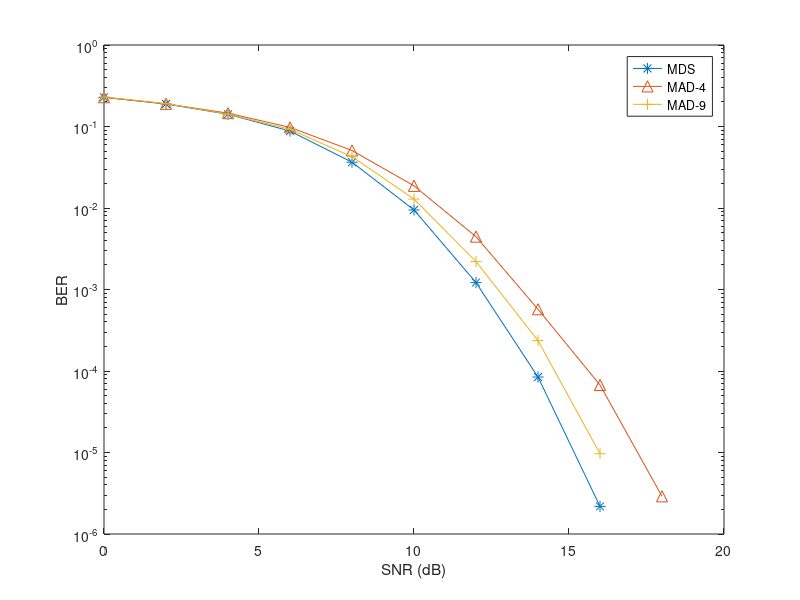
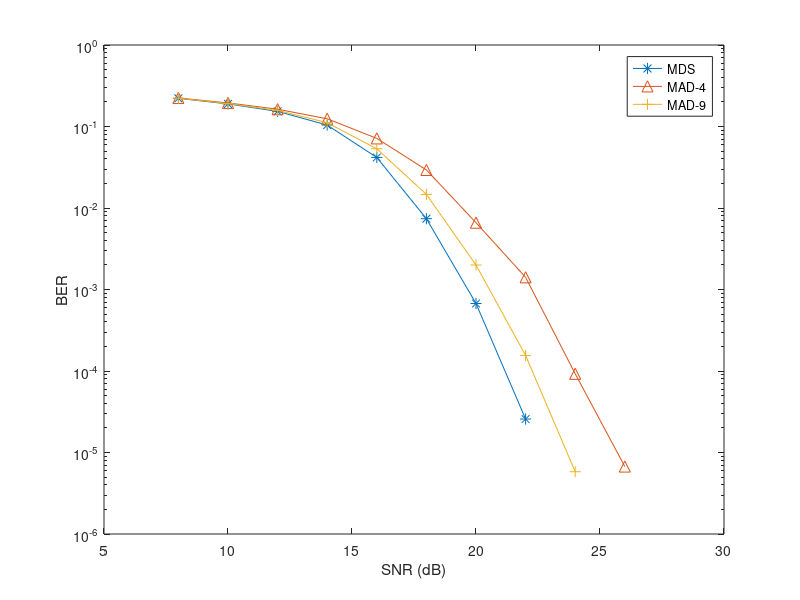
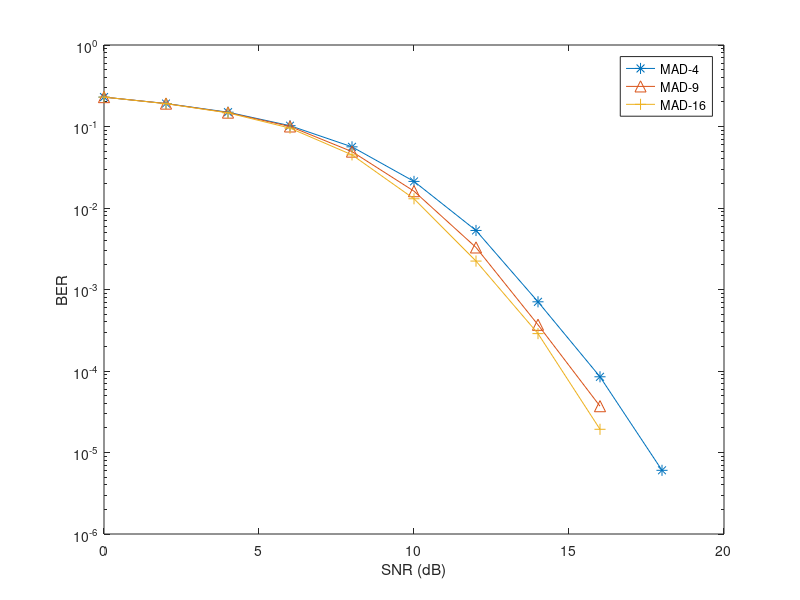
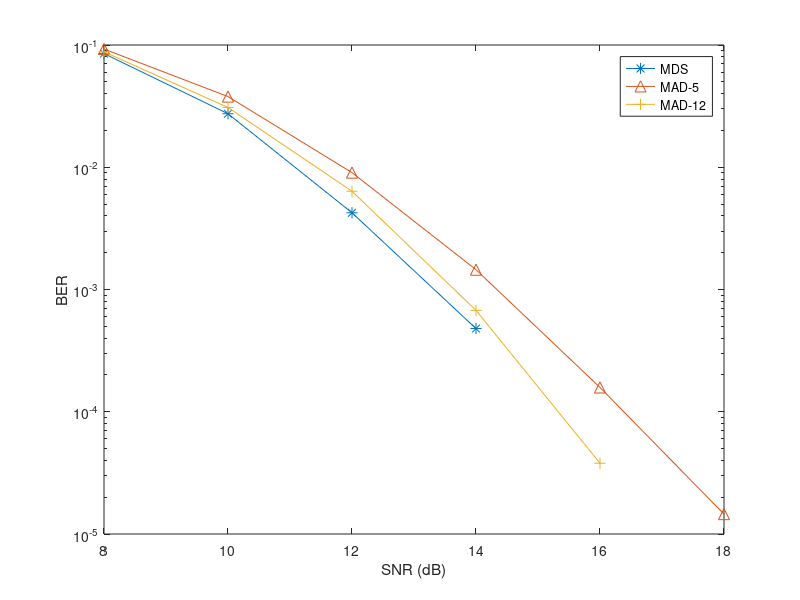

Source code (MATLAB) for these figures, in order:
%% This the m file for the figure plotting 
% for the comparison of maximum diversity channel selection (MDS) and 
% Minimum achievable diversity selection (MAD)
% The performance metric considered here are bit error rate (BER) and
% frame error rate (FER) versus average receive signal to noise ratio (SNR)
% the data come from the corresponding file in the same folder

%% Data 
% BER_MDS_16_4: BER of maximum diversity selection in 16X16 system with 4 QAM
% modulation 
% FER_MAD_16_4_4: FER of minimum achievable diversity selection in 16X16 system with
% 4 QAM modulation, the minimum achievable diversity is 4


BER_MDS_16_4=[0.227928,0.188897,0.141356, 0.0878906 , 0.0364937, 0.00946563, 0.00121562, 8.43769e-05, 2.18343e-06]; %snr 0-16
BER_MAD_16_4_4=[0.228775, 0.189791,0.145853, 0.0975969, 0.0507906, 0.0187031,0.00445312, 0.000572006, 6.73455e-05, 2.90153e-06 ];  %snr 0-18
BER_MAD_16_4_9=[ 0.229984, 0.191062, 0.141838,0.0922656, 0.042625,  0.012875,0.0022, 0.000236072, 9.65151e-06 ];%snr 0-16

BER_MDS_16_16=[0.221552, 0.18933, 0.153348, 0.104134, 0.0416984, 0.00739375,0.000673437, 2.57302e-05 ];%snr 8-22
BER_MAD_16_16_4=[0.223845 , 0.194723, 0.163042, 0.124313,0.0715094, 0.0293125,0.00660625, 0.00141094, 9.24318e-05, 6.72702e-06 ]; %snr 8-26
BER_MAD_16_16_9=[0.222439 , 0.191077, 0.157709, 0.111259, 0.0533094, 0.0146906, 0.00199844, 0.000155307, 5.80553e-06]; %snr 8-24

BER_MAD_32_4_4=[0.229445, 0.191398, 0.149786,0.102313, 0.0562984, 0.0212016, 0.00530156, 0.00070625, 8.49322e-05,6.0447e-06  ]; %snr 0-18
BER_MAD_32_4_9=[0.229477, 0.19105, 0.148106,0.10018, 0.0492078,0.0160859,0.00328281, 0.000368941, 3.70159e-05 ]; %snr 0-16
BER_MAD_32_4_16=[0.229358, 0.190434, 0.146927, 0.0955453, 0.0448656, 0.0129797, 0.00223281, 0.000287571, 1.92706e-05 ]; %snr 0-16


BER_MDS_16_20_4=[0.0850475, 0.0274025, 0.0042425, 0.000479125 ];%snr 8-14
BER_MAD_16_20_4_5=[0.0926625,0.03786,0.00904,0.0014525, 0.000158027 , 1.45423e-05 ]; %snr 8-18
BER_MAD_16_20_4_12=[0.0878775,0.03081, 0.006365,0.000675, 3.79123e-05 ]; %snr 8-16


%% Figure plotting
figure (1)
semilogy([0:2:16], BER_MDS_16_4, '-*', 'MarkerSize', 8), xlabel('SNR (dB)'), ylabel('BER');
hold on;
semilogy([0:2:18], BER_MAD_16_4_4, '-^', 'MarkerSize', 8), xlabel('SNR (dB)'), ylabel('BER');
hold on;
semilogy([0:2:16], BER_MAD_16_4_9, '-+', 'MarkerSize',8), xlabel('SNR (dB)'), ylabel('BER');
hold on;
% title('16X16 system 4QAM');
% hold on;
legend('MDS', 'MAD-4', 'MAD-9');
hold off;

figure (2)
semilogy([8:2:22], BER_MDS_16_16, '-*', 'MarkerSize', 8), xlabel('SNR (dB)'), ylabel('BER');
hold on;
semilogy([8:2:26], BER_MAD_16_16_4, '-^', 'MarkerSize', 8), xlabel('SNR (dB)'), ylabel('BER');
hold on;
semilogy([8:2:24], BER_MAD_16_16_9, '-+', 'MarkerSize',8), xlabel('SNR (dB)'), ylabel('BER');
hold on;
% title('16X16 system 16QAM');
% hold on;
legend('MDS', 'MAD-4', 'MAD-9');
hold off;

figure (3)
semilogy([0:2:18], BER_MAD_32_4_4, '-*', 'MarkerSize', 8), xlabel('SNR (dB)'), ylabel('BER');
hold on;
semilogy([0:2:16], BER_MAD_32_4_9, '-^', 'MarkerSize', 8), xlabel('SNR (dB)'), ylabel('BER');
hold on;
semilogy([0:2:16], BER_MAD_32_4_16, '-+', 'MarkerSize',8), xlabel('SNR (dB)'), ylabel('BER');
hold on;
% title('32X32 system 4QAM');
% hold on;
legend( 'MAD-4', 'MAD-9', 'MAD-16');
hold off;


figure (4)
semilogy([8:2:14], BER_MDS_16_20_4, '-*', 'MarkerSize', 8), xlabel('SNR (dB)'), ylabel('BER');
hold on;
semilogy([8:2:18], BER_MAD_16_20_4_5, '-^', 'MarkerSize', 8), xlabel('SNR (dB)'), ylabel('BER');
hold on;
semilogy([8:2:16], BER_MAD_16_20_4_12, '-+', 'MarkerSize',8), xlabel('SNR (dB)'), ylabel('BER');
hold on;
% title('16X16 system 4QAM');
% hold on;
legend('MDS', 'MAD-5', 'MAD-12');
hold off;
